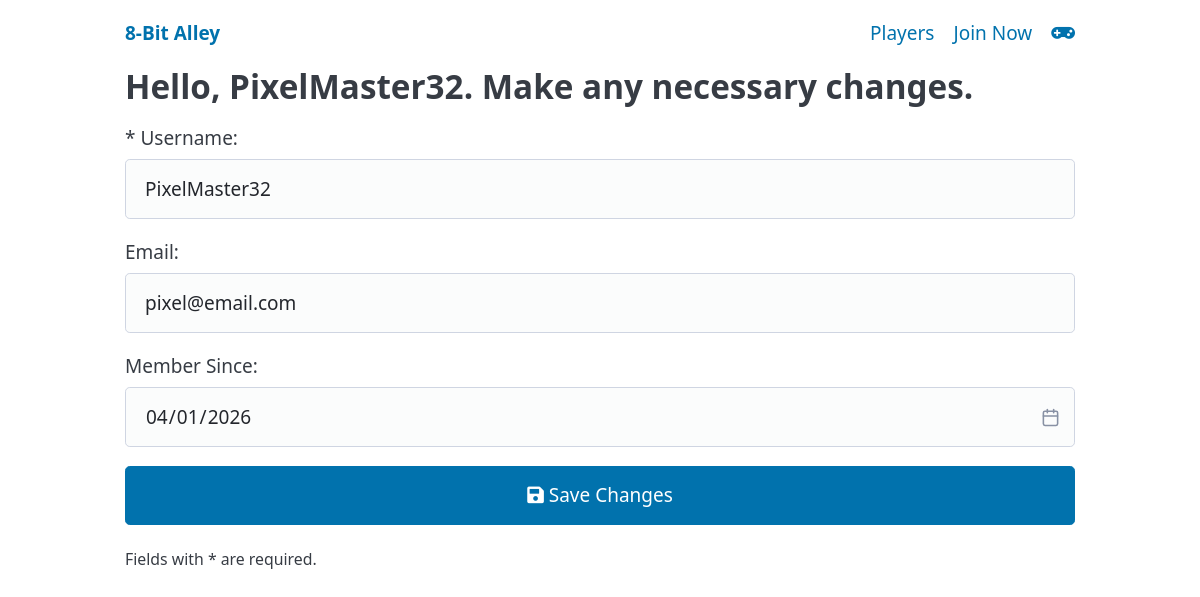
Screenshot of /edit/1 with the database file from the repository.
### tables this page shows
CREATE TABLE players (
    player_id INTEGER PRIMARY KEY,
    username TEXT NOT NULL,
    email TEXT UNIQUE,
    join_date TEXT DEFAULT CURRENT_DATE,
    verified TEXT
);

### app.py (the view)
@app.route('/edit/<int:p_id>')
def edit_player(p_id):
    player = q.get_player_by_id(p_id)
    if not player:
        return render_template('error.html', message=f'SORRY, player {p_id} not found')
    else:
        return render_template('edit_player.html', player=player)

### queries.py (called while the page is built)
def get_player_by_id(p_id):
    sql = "SELECT * FROM players WHERE player_id = ?"
    players = db.execute(sql, p_id)
    if len(players) != 1:
        return None
    else:
        return players[0]

### templates/edit_player.html
{% extends "base.html" %}
{% block content %}
    <h2>Hello, {{ player.username }}. Make any necessary changes.</h2>
    <form action="/update/{{player.player_id}}" method="post">
        <div>
            <label for="username">* Username: </label>
            <input type="text" name="username" id="username"
                   placeholder="Enter your username" aria-label="Text"
                   autocomplete="off" autofocus required
                   value="{{ player.username }}">
        </div>
        <div>
            <label for="email">Email: </label>
            <input type="email" name="email" id="email" placeholder="user@domain.com" aria-label="Email" autocomplete="off"
            {% if player.email %}
            value="{{ player.email }}"
            {% endif %}>
        </div>
        <div>
            <label for="join-date">Member Since: </label>
            <input type="date" name="join-date" id="join-date"
                   aria-label="Date" value="{{ player.join_date }}">
        </div>
        <button type="submit"><i class="fas fa-save"></i> Save Changes </button>
    </form>
    <small>Fields with * are required.</small>
{% endblock %}

### rows the page displays
players: username "PixelMaster32", email "pixel@email.com", join-date "04/01/2026"
